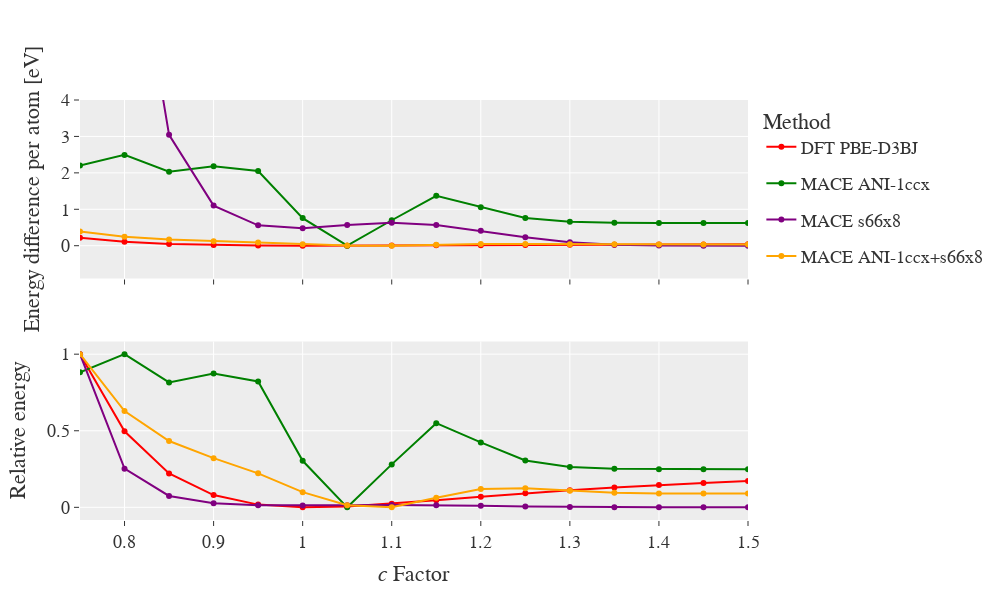

The notebook cell this image was saved under:
### Code cell
#fig_combined.update_xaxes(title_text='<i>c</i> Factor')
fig_combined.update_layout(yaxis1={'title':'Energy difference per atom [eV]', 'range':[-0.9,4]},
                yaxis2={'title':'Relative energy'},
                xaxis2={'title':'<i>c</i> Factor','range':[0.75,1.5]},
                grid_yaxes=['y1'],
                legend_title_text='Method',
                font_family="Serif",font_size=18,
                template='ggplot2',
                width=1000,
                height=600) #,'position':0

fig_combined.show()

### Figure 1 — Plotly figure (JSON) as saved in the notebook; plotly's stock layout.template omitted (floating-point values rounded to 4 significant figures)
{"data": [{"legendgroup": "DFT PBE-D3BJ", "line": {"color": "red"}, "mode": "lines+markers", "name": "DFT PBE-D3BJ", "type": "scatter", "x": [0.75, 0.8, 0.85, 0.9, 0.95, 1, 1.05, 1.1, 1.15, 1.2, 1.25, 1.3, 1.35, 1.4, 1.45, 1.5], "xaxis": "x", "y": [0.2176, 0.108, 0.04803, 0.01738, 0.003853, 0, 0.001322, 0.00517, 0.01002, 0.01507, 0.0199, 0.0243, 0.02822, 0.03167, 0.03466, 0.03723], "yaxis": "y"}, {"legendgroup": "DFT PBE-D3BJ", "line": {"color": "red"}, "mode": "lines+markers", "name": "DFT PBE-D3BJ", "showlegend": false, "type": "scatter", "x": [0.75, 0.8, 0.85, 0.9, 0.95, 1, 1.05, 1.1, 1.15, 1.2, 1.25, 1.3, 1.35, 1.4, 1.45, 1.5], "xaxis": "x2", "y": [1, 0.4965, 0.2208, 0.07987, 0.01771, 0, 0.006075, 0.02376, 0.04608, 0.06929, 0.09146, 0.1117, 0.1297, 0.1456, 0.1593, 0.1711], "yaxis": "y2"}, {"legendgroup": "MACE ANI-1ccx", "line": {"color": "green"}, "mode": "lines+markers", "name": "MACE ANI-1ccx", "type": "scatter", "x": [0.75, 0.8, 0.85, 0.9, 0.95, 1, 1.05, 1.1, 1.15, 1.2, 1.25, 1.3, 1.35, 1.4, 1.45, 1.5], "xaxis": "x", "y": [2.199, 2.494, 2.033, 2.179, 2.05, 0.7577, 0, 0.699, 1.37, 1.057, 0.7628, 0.6576, 0.6281, 0.6219, 0.6211, 0.6211], "yaxis": "y"}, {"legendgroup": "MACE ANI-1ccx", "line": {"color": "green"}, "mode": "lines+markers", "name": "MACE ANI-1ccx", "showlegend": false, "type": "scatter", "x": [0.75, 0.8, 0.85, 0.9, 0.95, 1, 1.05, 1.1, 1.15, 1.2, 1.25, 1.3, 1.35, 1.4, 1.45, 1.5], "xaxis": "x2", "y": [0.8818, 1, 0.8153, 0.8737, 0.8221, 0.3039, 0, 0.2803, 0.5493, 0.4238, 0.3059, 0.2637, 0.2519, 0.2494, 0.2491, 0.2491], "yaxis": "y2"}, {"legendgroup": "MACE s66x8", "line": {"color": "purple"}, "mode": "lines+markers", "name": "MACE s66x8", "type": "scatter", "x": [0.75, 0.8, 0.85, 0.9, 0.95, 1, 1.05, 1.1, 1.15, 1.2, 1.25, 1.3, 1.35, 1.4, 1.45, 1.5], "xaxis": "x", "y": [40.93, 10.34, 3.044, 1.101, 0.5607, 0.4825, 0.5669, 0.6279, 0.5679, 0.4093, 0.2308, 0.09583, 0.02539, 0.003418, 0.0001221, 0], "yaxis": "y"}, {"legendgroup": "MACE s66x8", "line": {"color": "purple"}, "mode": "lines+markers", "name": "MACE s66x8", "showlegend": false, "type": "scatter", "x": [0.75, 0.8, 0.85, 0.9, 0.95, 1, 1.05, 1.1, 1.15, 1.2, 1.25, 1.3, 1.35, 1.4, 1.45, 1.5], "xaxis": "x2", "y": [1, 0.2527, 0.07439, 0.02691, 0.0137, 0.01179, 0.01385, 0.01534, 0.01388, 0.01, 0.00564, 0.002341, 0.0006204, 8.351e-05, 2.983e-06, 0], "yaxis": "y2"}, {"legendgroup": "MACE ANI-1ccx+s66x8", "line": {"color": "orange"}, "mode": "lines+markers", "name": "MACE ANI-1ccx+s66x8", "type": "scatter", "x": [0.75, 0.8, 0.85, 0.9, 0.95, 1, 1.05, 1.1, 1.15, 1.2, 1.25, 1.3, 1.35, 1.4, 1.45, 1.5], "xaxis": "x", "y": [0.3887, 0.2444, 0.1683, 0.1248, 0.08618, 0.03845, 0.005127, 0, 0.02405, 0.04639, 0.04871, 0.04236, 0.03711, 0.03516, 0.03491, 0.03479], "yaxis": "y"}, {"legendgroup": "MACE ANI-1ccx+s66x8", "line": {"color": "orange"}, "mode": "lines+markers", "name": "MACE ANI-1ccx+s66x8", "showlegend": false, "type": "scatter", "x": [0.75, 0.8, 0.85, 0.9, 0.95, 1, 1.05, 1.1, 1.15, 1.2, 1.25, 1.3, 1.35, 1.4, 1.45, 1.5], "xaxis": "x2", "y": [1, 0.6288, 0.4331, 0.321, 0.2217, 0.09893, 0.01319, 0, 0.06187, 0.1193, 0.1253, 0.109, 0.09548, 0.09045, 0.08982, 0.08951], "yaxis": "y2"}], "layout": {"font": {"family": "Serif", "size": 18}, "grid": {"yaxes": ["y"]}, "height": 600, "legend": {"title": {"text": "Method"}}, "width": 1000, "xaxis": {"anchor": "y", "domain": [0, 1], "matches": "x2", "showticklabels": false}, "xaxis2": {"anchor": "y2", "domain": [0, 1], "range": [0.75, 1.5], "title": {"text": "<i>c</i> Factor"}}, "yaxis": {"anchor": "x", "domain": [0.575, 1], "range": [-0.9, 4], "title": {"text": "Energy difference per atom [eV]"}}, "yaxis2": {"anchor": "x2", "domain": [0, 0.425], "title": {"text": "Relative energy"}}}}
